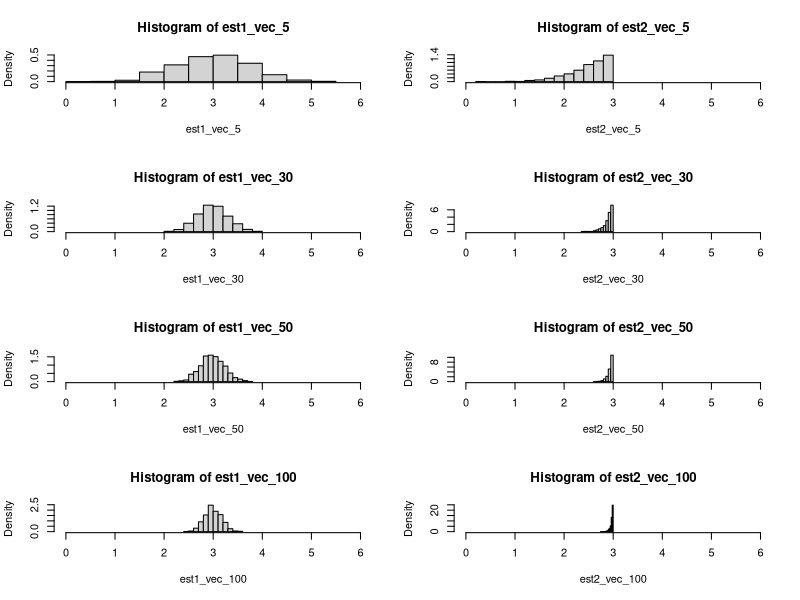
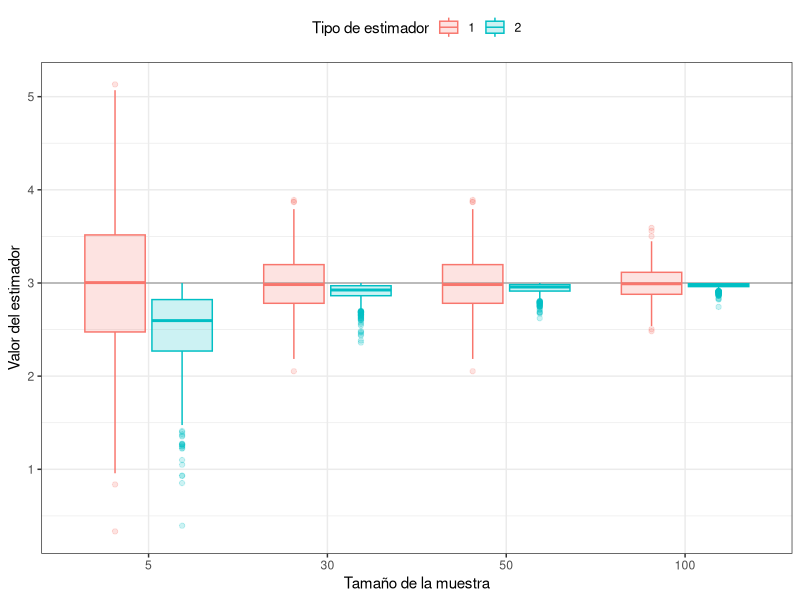

The R source for these figures, in order:
library(tibble)
library(dplyr)
library(purrr)
library(tidyr)
library(ggplot2)

# Practica 3 ####
# Ej 1 ####
## 1 ####
a <- c(1.17, 1.75, 0.28, 2.56, 2.36, 0.36, 1.82, 0.24, 1.17, 1.86)
b <- c(0.66, 0.07, 0.62, 0.65, 1.33, 0.40, 1.17, 1.11, 2.01, 2.98)

est1 <- function(x) {
  2*mean(x)
}

est2 <- function(x) {
  max(x)
}

est1(a)
est2(a)
est1(b)
est2(b)

## 2 ####
set.seed(123)
x <- runif(n = 5, min = 0, max = 3)
x

## 3 ####
est1(x)

## 4, 5 y 6 ####
m <- 1000
set.seed(123)
est1_vec_5 <- 1:m
est2_vec_5 <- 1:m
est1_vec_30 <- 1:m
est2_vec_30 <- 1:m
est1_vec_50 <- 1:m
est2_vec_50 <- 1:m
est1_vec_100 <- 1:m
est2_vec_100 <- 1:m

set.seed(123)
for (i in seq(1,m)) {
  x_5 <- runif(n = 5, min = 0, max = 3)
  est1_vec_5[i] <- est1(x_5)
  est2_vec_5[i] <- est2(x_5)
}
set.seed(123)
for (i in seq(1,m)) {
  x_30 <- runif(n = 30, min = 0, max = 3)
  est1_vec_30[i] <- est1(x_30)
  est2_vec_30[i] <- est2(x_30)
}
set.seed(123)
for (i in seq(1,m)) {
  x_50 <- runif(n = 50, min = 0, max = 3)
  est1_vec_50[i] <- est1(x_50)
  est2_vec_50[i] <- est2(x_50)
}
set.seed(123)
for (i in seq(1,m)) {
  x_100 <- runif(n = 100, min = 0, max = 3)
  est1_vec_100[i] <- est1(x_100)
  est2_vec_100[i] <- est2(x_100)
}

par(mfrow = c(4,2))

hist(est1_vec_5, xlim=c(0, 6), prob = TRUE)
hist(est2_vec_5, xlim=c(0, 6), prob = TRUE)
hist(est1_vec_30, xlim=c(0, 6), prob = TRUE)
hist(est2_vec_30, xlim=c(0, 6), prob = TRUE)
hist(est1_vec_50, xlim=c(0, 6), prob = TRUE)
hist(est2_vec_50, xlim=c(0, 6), prob = TRUE)
hist(est1_vec_100, xlim=c(0, 6), prob = TRUE)
hist(est2_vec_100, xlim=c(0, 6), prob = TRUE)

m_vec <- c(rep(5, 2*m), rep(30, 2*m), rep(50, 2*m), rep(100, 2*m))
est_vec <- c(rep(1, m), rep(2, m), rep(1, m), rep(2, m), rep(1, m), rep(2, m), rep(1, m), rep(2, m))
data <- tibble(m = m_vec,
               est = est_vec,
               value = c(est1_vec_5, est2_vec_5, est1_vec_30, est2_vec_30, est1_vec_30, est2_vec_50, est1_vec_100, est2_vec_100))

data %>% ggplot(aes(x = factor(m), y = value, color = factor(est), fill = factor(est))) +
  geom_hline(yintercept = 3, alpha  = .3) +
  geom_boxplot(alpha = .2) +
  labs(x = "Tamaño de la muestra",
       y = "Valor del estimador",
       color = "Tipo de estimador", 
       fill = "Tipo de estimador") +
  theme_bw() +
  theme(legend.position = "top")

# Ej 3 ####
## 1 ####
data_summ <- data %>% group_by(m, est) %>%
  summarise(bias = mean(value)-3,
            var = mean((value-mean(value))^2),
            EMSE = mean((value-3)^2))
data_summ
            